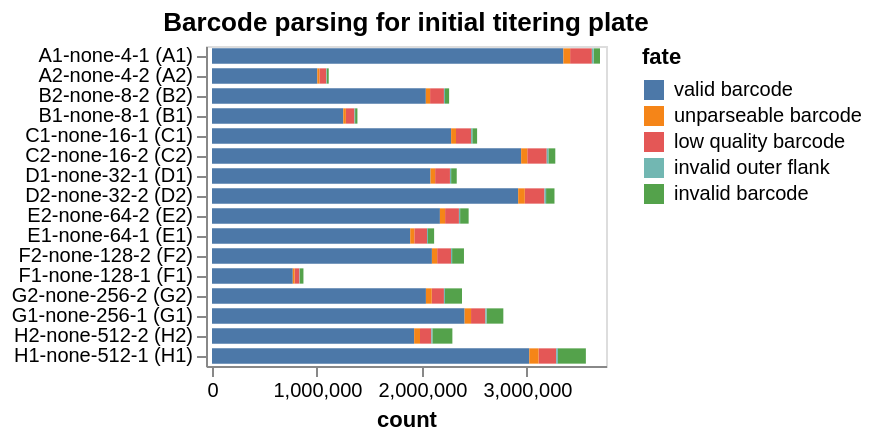

The cell this chart's notebook holds for it:
### Markdown cell above
## Statistics on barcode-parsing for each sample
Make interactive chart of the "fates" of the sequencing reads parsed for each sample on the plate.

If most sequencing reads are not "valid barcodes", this could potentially indicate some problem in the sequencing or barcode set you are parsing.

Potential fates are:
 - *valid barcode*: barcode that matches a known virus or neutralization standard, we hope most reads are this.
 - *invalid barcode*: a barcode with proper flanking sequences, but does not match a known virus or neutralization standard. If you  have a lot of reads of this type, it is probably a good idea to look at the invalid barcode CSVs (in the `./results/barcode_invalid/` subdirectory created by the pipeline) to see what these invalid barcodes are.
 - *unparseable barcode*: could not parse a barcode from this read as there was not a sequence of the correct length with the appropriate flanking sequence.
 - *low quality barcode*: low-quality or `N` nucleotides in barcode, could indicate problem with sequencing.
 - *failed chastity filter*: reads that failed the Illumina chastity filter, if these are reported in the FASTQ (they may not be).

Also, if the number of reads per sample is very uneven, that could indicate that you did not do a good job of balancing the different samples in the Illumina sequencing.

### Code cell
fates = (
    pd.concat([pd.read_csv(f).assign(well=f.strip(platedir).strip('_fates.csv')) for f, s in zip(fate_csvs, samples)])
    .merge(samples_df, validate="many_to_one", on="well")
    .assign(
        fate_counts=lambda x: x.groupby("fate")["count"].transform("sum"),
        sample_well=lambda x: x["sample"] + " (" + x["well"] + ")",
    )
    .query("fate_counts > 0")[  # only keep fates with at least one count
        ["fate", "count", "well", "sample_well", "dilution_factor"]
    ]
)

assert len(fates) == len(fates.drop_duplicates())


sample_wells = list(
    fates.sort_values(["dilution_factor"])["sample_well"]
)



fates_chart = (
    alt.Chart(fates)
    .encode(
        alt.X("count", scale=alt.Scale(nice=False, padding=3)),
        alt.Y(
            "sample_well",
            title=None,
            sort=sample_wells,
        ),
        alt.Color("fate", sort=sorted(fates["fate"].unique(), reverse=True)),
        alt.Order("fate", sort="descending"),
        tooltip=fates.columns.tolist(),
    )
    .mark_bar(height={"band": 0.85})
    .properties(
        height=alt.Step(10),
        width=200,
        title=f"Barcode parsing for initial titering plate",
    )
    .configure_axis(grid=False)
)

fates_chart

### Figure 1 — Vega-Lite specification as saved in the notebook (floating-point values rounded to 4 significant figures)
{"config": {"view": {"continuousWidth": 300, "continuousHeight": 300}, "axis": {"grid": false}}, "data": {"name": "data-c40f0ab20382422f0a4dd90b39458b10"}, "mark": {"type": "bar", "height": {"band": 0.85}}, "encoding": {"color": {"field": "fate", "sort": ["valid barcode", "unparseable barcode", "low quality barcode", "invalid outer flank", "invalid barcode"], "type": "nominal"}, "order": {"field": "fate", "sort": "descending", "type": "nominal"}, "tooltip": [{"field": "fate", "type": "nominal"}, {"field": "count", "type": "quantitative"}, {"field": "well", "type": "nominal"}, {"field": "sample_well", "type": "nominal"}, {"field": "dilution_factor", "type": "quantitative"}], "x": {"field": "count", "scale": {"nice": false, "padding": 3}, "type": "quantitative"}, "y": {"field": "sample_well", "sort": ["A1-none-4-1 (A1)", "A1-none-4-1 (A1)", "A1-none-4-1 (A1)", "A1-none-4-1 (A1)", "A1-none-4-1 (A1)", "A2-none-4-2 (A2)", "A2-none-4-2 (A2)", "A2-none-4-2 (A2)", "A2-none-4-2 (A2)", "A2-none-4-2 (A2)", "B2-none-8-2 (B2)", "B2-none-8-2 (B2)", "B2-none-8-2 (B2)", "B1-none-8-1 (B1)", "B1-none-8-1 (B1)", "B1-none-8-1 (B1)", "B1-none-8-1 (B1)", "B2-none-8-2 (B2)", "B2-none-8-2 (B2)", "B1-none-8-1 (B1)", "C1-none-16-1 (C1)", "C1-none-16-1 (C1)", "C2-none-16-2 (C2)", "C1-none-16-1 (C1)", "C2-none-16-2 (C2)", "C2-none-16-2 (C2)", "C1-none-16-1 (C1)", "C2-none-16-2 (C2)", "C2-none-16-2 (C2)", "C1-none-16-1 (C1)", "D1-none-32-1 (D1)", "D1-none-32-1 (D1)", "D2-none-32-2 (D2)", "D2-none-32-2 (D2)", "D2-none-32-2 (D2)", "D1-none-32-1 (D1)", "D1-none-32-1 (D1)", "D1-none-32-1 (D1)", "D2-none-32-2 (D2)", "D2-none-32-2 (D2)", "E2-none-64-2 (E2)", "E2-none-64-2 (E2)", "E2-none-64-2 (E2)", "E1-none-64-1 (E1)", "E1-none-64-1 (E1)", "E1-none-64-1 (E1)", "E2-none-64-2 (E2)", "E2-none-64-2 (E2)", "E1-none-64-1 (E1)", "E1-none-64-1 (E1)", "F2-none-128-2 (F2)", "F1-none-128-1 (F1)", "F1-none-128-1 (F1)", "F1-none-128-1 (F1)", "F1-none-128-1 (F1)", "F1-none-128-1 (F1)", "F2-none-128-2 (F2)", "F2-none-128-2 (F2)", "F2-none-128-2 (F2)", "F2-none-128-2 (F2)", "G2-none-256-2 (G2)", "G1-none-256-1 (G1)", "G1-none-256-1 (G1)", "G1-none-256-1 (G1)", "G2-none-256-2 (G2)", "G2-none-256-2 (G2)", "G1-none-256-1 (G1)", "G1-none-256-1 (G1)", "G2-none-256-2 (G2)", "G2-none-256-2 (G2)", "H2-none-512-2 (H2)", "H1-none-512-1 (H1)", "H1-none-512-1 (H1)", "H2-none-512-2 (H2)", "H2-none-512-2 (H2)", "H2-none-512-2 (H2)", "H1-none-512-1 (H1)", "H1-none-512-1 (H1)", "H1-none-512-1 (H1)", "H2-none-512-2 (H2)"], "title": null, "type": "nominal"}}, "height": {"step": 10}, "title": "Barcode parsing for initial titering plate", "width": 200, "$schema": "https://vega.github.io/schema/vega-lite/v6.1.0.json", "datasets": {"data-c40f0ab20382422f0a4dd90b39458b10": [{"fate": "valid barcode", "count": 1250573, "well": "B1", "sample_well": "B1-none-8-1 (B1)", "dilution_factor": 8}, {"fate": "low quality barcode", "count": 81298, "well": "B1", "sample_well": "B1-none-8-1 (B1)", "dilution_factor": 8}, {"fate": "unparseable barcode", "count": 24833, "well": "B1", "sample_well": "B1-none-8-1 (B1)", "dilution_factor": 8}, {"fate": "invalid barcode", "count": 22266, "well": "B1", "sample_well": "B1-none-8-1 (B1)", "dilution_factor": 8}, {"fate": "invalid outer flank", "count": 6452, "well": "B1", "sample_well": "B1-none-8-1 (B1)", "dilution_factor": 8}, {"fate": "valid barcode", "count": 2406170, "well": "G1", "sample_well": "G1-none-256-1 (G1)", "dilution_factor": 256}, {"fate": "invalid barcode", "count": 159854, "well": "G1", "sample_well": "G1-none-256-1 (G1)", "dilution_factor": 256}, {"fate": "low quality barcode", "count": 136097, "well": "G1", "sample_well": "G1-none-256-1 (G1)", "dilution_factor": 256}, {"fate": "unparseable barcode", "count": 61565, "well": "G1", "sample_well": "G1-none-256-1 (G1)", "dilution_factor": 256}, {"fate": "invalid outer flank", "count": 11622, "well": "G1", "sample_well": "G1-none-256-1 (G1)", "dilution_factor": 256}, {"fate": "valid barcode", "count": 2277948, "well": "C1", "sample_well": "C1-none-16-1 (C1)", "dilution_factor": 16}, {"fate": "low quality barcode", "count": 143786, "well": "C1", "sample_well": "C1-none-16-1 (C1)", "dilution_factor": 16}, {"fate": "unparseable barcode", "count": 46271, "well": "C1", "sample_well": "C1-none-16-1 (C1)", "dilution_factor": 16}, {"fate": "invalid barcode", "count": 45612, "well": "C1", "sample_well": "C1-none-16-1 (C1)", "dilution_factor": 16}, {"fate": "invalid outer flank", "count": 11817, "well": "C1", "sample_well": "C1-none-16-1 (C1)", "dilution_factor": 16}, {"fate": "valid barcode", "count": 2094927, "well": "F2", "sample_well": "F2-none-128-2 (F2)", "dilution_factor": 128}, {"fate": "low quality barcode", "count": 131735, "well": "F2", "sample_well": "F2-none-128-2 (F2)", "dilution_factor": 128}, {"fate": "invalid barcode", "count": 113154, "well": "F2", "sample_well": "F2-none-128-2 (F2)", "dilution_factor": 128}, {"fate": "unparseable barcode", "count": 50104, "well": "F2", "sample_well": "F2-none-128-2 (F2)", "dilution_factor": 128}, {"fate": "invalid outer flank", "count": 10333, "well": "F2", "sample_well": "F2-none-128-2 (F2)", "dilution_factor": 128}, {"fate": "valid barcode", "count": 3022380, "well": "H1", "sample_well": "H1-none-512-1 (H1)", "dilution_factor": 512}, {"fate": "invalid barcode", "count": 266098, "well": "H1", "sample_well": "H1-none-512-1 (H1)", "dilution_factor": 512}, {"fate": "low quality barcode", "count": 168425, "well": "H1", "sample_well": "H1-none-512-1 (H1)", "dilution_factor": 512}, {"fate": "unparseable barcode", "count": 88220, "well": "H1", "sample_well": "H1-none-512-1 (H1)", "dilution_factor": 512}, {"fate": "invalid outer flank", "count": 16407, "well": "H1", "sample_well": "H1-none-512-1 (H1)", "dilution_factor": 512}, {"fate": "valid barcode", "count": 2944917, "well": "C2", "sample_well": "C2-none-16-2 (C2)", "dilution_factor": 16}, {"fate": "low quality barcode", "count": 185217, "well": "C2", "sample_well": "C2-none-16-2 (C2)", "dilution_factor": 16}, {"fate": "invalid barcode", "count": 65945, "well": "C2", "sample_well": "C2-none-16-2 (C2)", "dilution_factor": 16}, {"fate": "unparseable barcode", "count": 58494, "well": "C2", "sample_well": "C2-none-16-2 (C2)", "dilution_factor": 16}, {"fate": "invalid outer flank", "count": 15700, "well": "C2", "sample_well": "C2-none-16-2 (C2)", "dilution_factor": 16}, {"fate": "valid barcode", "count": 2081266, "well": "D1", "sample_well": "D1-none-32-1 (D1)", "dilution_factor": 32}, {"fate": "low quality barcode", "count": 141163, "well": "D1", "sample_well": "D1-none-32-1 (D1)", "dilution_factor": 32}, {"fate": "invalid barcode", "count": 53607, "well": "D1", "sample_well": "D1-none-32-1 (D1)", "dilution_factor": 32}, {"fate": "unparseable barcode", "count": 44370, "well": "D1", "sample_well": "D1-none-32-1 (D1)", "dilution_factor": 32}, {"fate": "invalid outer flank", "count": 11022, "well": "D1", "sample_well": "D1-none-32-1 (D1)", "dilution_factor": 32}, {"fate": "valid barcode", "count": 769528, "well": "F1", "sample_well": "F1-none-128-1 (F1)", "dilution_factor": 128}, {"fate": "low quality barcode", "count": 46553, "well": "F1", "sample_well": "F1-none-128-1 (F1)", "dilution_factor": 128}, {"fate": "invalid barcode", "count": 33678, "well": "F1", "sample_well": "F1-none-128-1 (F1)", "dilution_factor": 128}, {"fate": "unparseable barcode", "count": 17432, "well": "F1", "sample_well": "F1-none-128-1 (F1)", "dilution_factor": 128}, {"fate": "invalid outer flank", "count": 3910, "well": "F1", "sample_well": "F1-none-128-1 (F1)", "dilution_factor": 128}, {"fate": "valid barcode", "count": 3346994, "well": "A1", "sample_well": "A1-none-4-1 (A1)", "dilution_factor": 4}, {"fate": "low quality barcode", "count": 207346, "well": "A1", "sample_well": "A1-none-4-1 (A1)", "dilution_factor": 4}, {"fate": "unparseable barcode", "count": 64430, "well": "A1", "sample_well": "A1-none-4-1 (A1)", "dilution_factor": 4}, {"fate": "invalid barcode", "count": 60348, "well": "A1", "sample_well": "A1-none-4-1 (A1)", "dilution_factor": 4}, {"fate": "invalid outer flank", "count": 17017, "well": "A1", "sample_well": "A1-none-4-1 (A1)", "dilution_factor": 4}, {"fate": "valid barcode", "count": 2037858, "well": "G2", "sample_well": "G2-none-256-2 (G2)", "dilution_factor": 256}, {"fate": "invalid barcode", "count": 162351, "well": "G2", "sample_well": "G2-none-256-2 (G2)", "dilution_factor": 256}, {"fate": "low quality barcode", "count": 116129, "well": "G2", "sample_well": "G2-none-256-2 (G2)", "dilution_factor": 256}, {"fate": "unparseable barcode", "count": 55448, "well": "G2", "sample_well": "G2-none-256-2 (G2)", "dilution_factor": 256}, {"fate": "invalid outer flank", "count": 9868, "well": "G2", "sample_well": "G2-none-256-2 (G2)", "dilution_factor": 256}, {"fate": "valid barcode", "count": 2171116, "well": "E2", "sample_well": "E2-none-64-2 (E2)", "dilution_factor": 64}, {"fate": "low quality barcode", "count": 131736, "well": "E2", "sample_well": "E2-none-64-2 (E2)", "dilution_factor": 64}, {"fate": "invalid barcode", "count": 81209, "well": "E2", "sample_well": "E2-none-64-2 (E2)", "dilution_factor": 64}, {"fate": "unparseable barcode", "count": 49502, "well": "E2", "sample_well": "E2-none-64-2 (E2)", "dilution_factor": 64}, {"fate": "invalid outer flank", "count": 11208, "well": "E2", "sample_well": "E2-none-64-2 (E2)", "dilution_factor": 64}, {"fate": "valid barcode", "count": 2036938, "well": "B2", "sample_well": "B2-none-8-2 (B2)", "dilution_factor": 8}, {"fate": "low quality barcode", "count": 131860, "well": "B2", "sample_well": "B2-none-8-2 (B2)", "dilution_factor": 8}, {"fate": "unparseable barcode", "count": 40593, "well": "B2", "sample_well": "B2-none-8-2 (B2)", "dilution_factor": 8}, {"fate": "invalid barcode", "count": 39188, "well": "B2", "sample_well": "B2-none-8-2 (B2)", "dilution_factor": 8}, {"fate": "invalid outer flank", "count": 10295, "well": "B2", "sample_well": "B2-none-8-2 (B2)", "dilution_factor": 8}, {"fate": "valid barcode", "count": 1925675, "well": "H2", "sample_well": "H2-none-512-2 (H2)", "dilution_factor": 512}, {"fate": "invalid barcode", "count": 190523, "well": "H2", "sample_well": "H2-none-512-2 (H2)", "dilution_factor": 512}, {"fate": "low quality barcode", "count": 107500, "well": "H2", "sample_well": "H2-none-512-2 (H2)", "dilution_factor": 512}, {"fate": "unparseable barcode", "count": 56009, "well": "H2", "sample_well": "H2-none-512-2 (H2)", "dilution_factor": 512}, {"fate": "invalid outer flank", "count": 10169, "well": "H2", "sample_well": "H2-none-512-2 (H2)", "dilution_factor": 512}, {"fate": "valid barcode", "count": 1888283, "well": "E1", "sample_well": "E1-none-64-1 (E1)", "dilution_factor": 64}, {"fate": "low quality barcode", "count": 120618, "well": "E1", "sample_well": "E1-none-64-1 (E1)", "dilution_factor": 64}, {"fate": "invalid barcode", "count": 58487, "well": "E1", "sample_well": "E1-none-64-1 (E1)", "dilution_factor": 64}, {"fate": "unparseable barcode", "count": 39173, "well": "E1", "sample_well": "E1-none-64-1 (E1)", "dilution_factor": 64}, {"fate": "invalid outer flank", "count": 9393, "well": "E1", "sample_well": "E1-none-64-1 (E1)", "dilution_factor": 64}, {"fate": "valid barcode", "count": 2916672, "well": "D2", "sample_well": "D2-none-32-2 (D2)", "dilution_factor": 32}, {"fate": "low quality barcode", "count": 187391, "well": "D2", "sample_well": "D2-none-32-2 (D2)", "dilution_factor": 32}, {"fate": "invalid barcode", "count": 80236, "well": "D2", "sample_well": "D2-none-32-2 (D2)", "dilution_factor": 32}, {"fate": "unparseable barcode", "count": 63070, "well": "D2", "sample_well": "D2-none-32-2 (D2)", "dilution_factor": 32}, {"fate": "invalid outer flank", "count": 15216, "well": "D2", "sample_well": "D2-none-32-2 (D2)", "dilution_factor": 32}, {"fate": "valid barcode", "count": 1003057, "well": "A2", "sample_well": "A2-none-4-2 (A2)", "dilution_factor": 4}, {"fate": "low quality barcode", "count": 64973, "well": "A2", "sample_well": "A2-none-4-2 (A2)", "dilution_factor": 4}, {"fate": "unparseable barcode", "count": 20171, "well": "A2", "sample_well": "A2-none-4-2 (A2)", "dilution_factor": 4}, {"fate": "invalid barcode", "count": 18346, "well": "A2", "sample_well": "A2-none-4-2 (A2)", "dilution_factor": 4}, {"fate": "invalid outer flank", "count": 5314, "well": "A2", "sample_well": "A2-none-4-2 (A2)", "dilution_factor": 4}]}}
